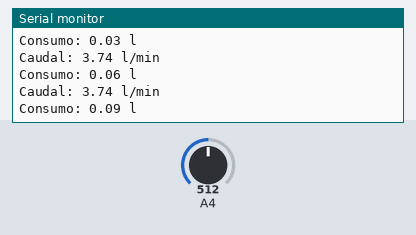
The sketch below on a simulated Arduino Mega 2560, built with avr-gcc and run on an emulated ATmega2560. Parts: the last lines printed to the serial monitor. The inputs (shaded band) are chosen by the test bench; at power-on: A4 = 512.

Above: at 1.3 s.
1.4 s: A4 set to 716
At 1.82 s:
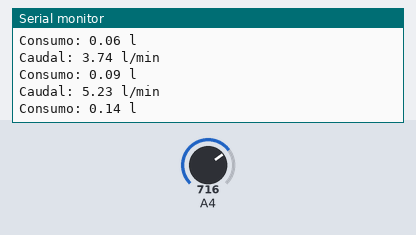
2.9 s: A4 set to 900
At 3.32 s:
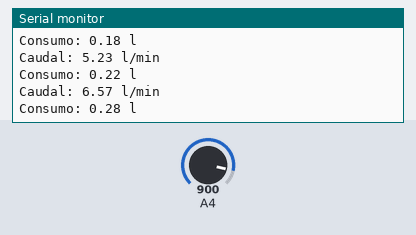
Timing chart, 0 to 5.9 s (numbered marks = the images above; inputs shaded):
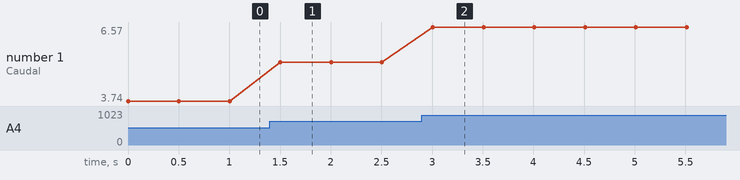

The sketch:

Proyecto.ino
```cpp
int PinSensor = 36 ;
float caudal = 0;
float volumen = 0;
int cont = 0;

void setup()
{
  Serial.begin(9600);
  pinMode(PinSensor, INPUT);
}

void loop ()
{
   //Leemos adc
  caudal = analogRead(PinSensor)*0.0073;
  //volumen
    volumen = (caudal/120)+volumen; //paso a litros por segundo


   //Enviamos por el puerto serial
  Serial.print("Caudal: ");
  Serial.print(caudal);
  Serial.println(" l/min");
  Serial.print("Consumo: ");
  Serial.print(volumen);
  Serial.println(" l");
  delay(500);


}
```

Measured:
- after the input at 1.4 s, the serial monitor: prints a new line after 0.10 s (image 1)
- after the input at 2.9 s, the serial monitor: prints a new line after 0.11 s (image 2)
- plotted number 1: 3.74 → 5.23 after the input at 1.4 s, 5.23 → 6.57 after the input at 2.9 s
